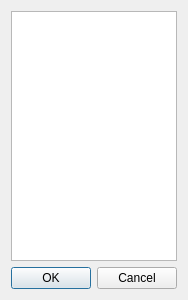
<?xml version="1.0" encoding="UTF-8"?>
<ui version="4.0">
 <class>RemoveField</class>
 <widget class="QDialog" name="RemoveField">
  <property name="windowModality">
   <enum>Qt::ApplicationModal</enum>
  </property>
  <property name="geometry">
   <rect>
    <x>0</x>
    <y>0</y>
    <width>174</width>
    <height>300</height>
   </rect>
  </property>
  <property name="windowTitle">
   <string>Remove Field</string>
  </property>
  <layout class="QGridLayout" name="gridLayout">
   <item row="0" column="0">
    <widget class="QListWidget" name="fieldList">
     <property name="selectionMode">
      <enum>QAbstractItemView::MultiSelection</enum>
     </property>
     <property name="selectionBehavior">
      <enum>QAbstractItemView::SelectRows</enum>
     </property>
    </widget>
   </item>
   <item row="1" column="0">
    <widget class="QDialogButtonBox" name="buttonBox">
     <property name="standardButtons">
      <set>QDialogButtonBox::Cancel|QDialogButtonBox::Ok</set>
     </property>
    </widget>
   </item>
  </layout>
 </widget>
 <resources/>
 <connections>
  <connection>
   <sender>buttonBox</sender>
   <signal>rejected()</signal>
   <receiver>RemoveField</receiver>
   <slot>reject()</slot>
   <hints>
    <hint type="sourcelabel">
     <x>86</x>
     <y>279</y>
    </hint>
    <hint type="destinationlabel">
     <x>86</x>
     <y>149</y>
    </hint>
   </hints>
  </connection>
  <connection>
   <sender>buttonBox</sender>
   <signal>accepted()</signal>
   <receiver>RemoveField</receiver>
   <slot>fieldChosen()</slot>
   <hints>
    <hint type="sourcelabel">
     <x>86</x>
     <y>279</y>
    </hint>
    <hint type="destinationlabel">
     <x>86</x>
     <y>149</y>
    </hint>
   </hints>
  </connection>
 </connections>
 <slots>
  <slot>fieldChosen()</slot>
 </slots>
</ui>
